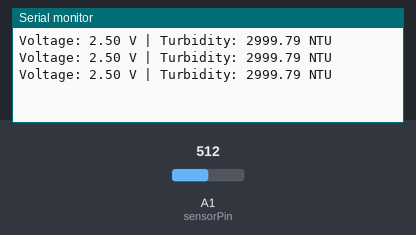
This sketch was run on a simulated Arduino Uno, built with avr-gcc and run on an emulated ATmega328P. On the bench: the last lines printed to the serial monitor. The inputs (shaded band) are chosen by the test bench; at power-on: A1 (sensorPin) = 512.

Above: at 2.7 s.
2.8 s: A1 (sensorPin) set to 780
At 4.4 s:
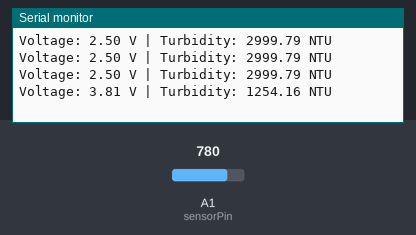
5.8 s: A1 (sensorPin) set to 813
At 6.7 s:
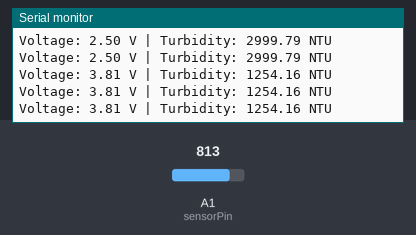
Timing chart, 0 to 8.8 s (numbered marks = the images above; inputs shaded):
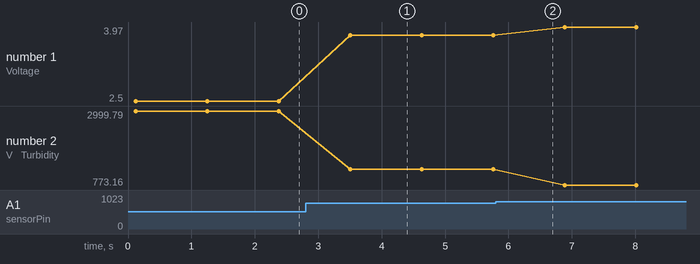

Measured:
- after the input at 2.8 s, the serial monitor: prints a new line after 0.71 s (image 1)
- plotted number 1: 2.5 → 3.81 after the input at 2.8 s, 3.81 → 3.97 after the input at 5.8 s
- plotted number 2: 2999.79 → 1254.16 after the input at 2.8 s, 1254.16 → 773.16 after the input at 5.8 s

The sketch:

turbidity_1.ino.ino
```cpp
int sensorPin = A1;
float volt;
float ntu;

void setup()
{
  Serial.begin(9600); // Initialize Serial Monitor at 9600 baud rate
}

void loop()
{
    // Initialize the voltage variable
    volt = 0;

    // Sum the voltage readings from the turbidity sensor
    for(int i = 0; i < 800; i++)
    {
        volt += ((float)analogRead(sensorPin) / 1023) * 5;
    }

    // Average the voltage
    volt = volt / 800;

    // Calculate turbidity (NTU) based on voltage
    if(volt < 2.5)
    {
        ntu = 3000;
    }
    else if(volt>4.2)
    {
        ntu = 0;
    }
    else
    {
        ntu = -1120.4 * sq(volt) + 5742.3 * volt - 4353.8;
    }

    // Print the voltage and NTU value to the Serial Monitor
    Serial.print("Voltage: ");
    Serial.print(volt);
    Serial.print(" V");

    Serial.print(" | Turbidity: ");
    Serial.print(ntu);
    Serial.println(" NTU");

    delay(1000); // Delay to make the readings more readable
}
```
